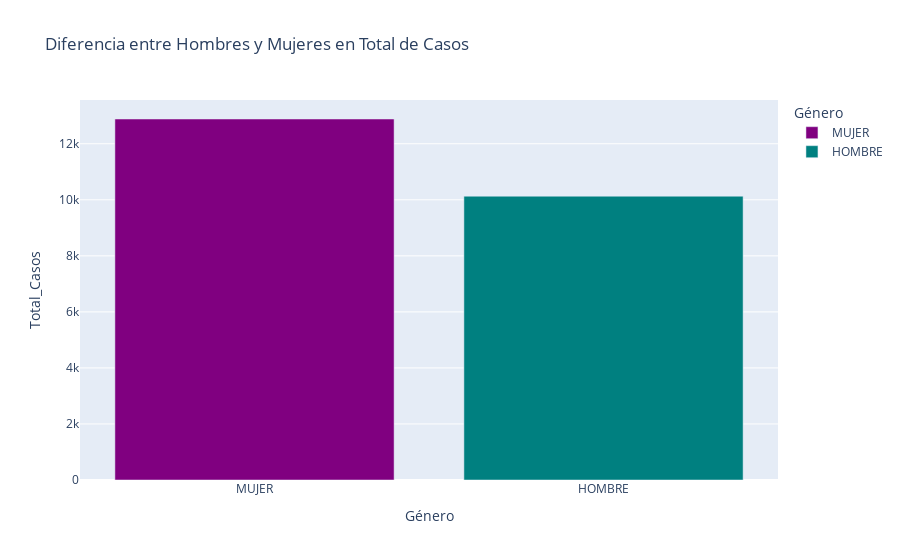

Notebook source saved alongside this figure:
### Code cell
# Crear gráfico de barras
fig = px.bar(df_total_sexo, x='SEXO_DESC', y="Total_Casos", color='SEXO_DESC',
             title='Diferencia entre Hombres y Mujeres en Total de Casos',
             labels={'count': 'Total de Casos', 'SEXO_DESC': 'Género'},
             color_discrete_sequence=['purple', 'teal'])

# Mostrar el gráfico interactivo
fig.show()

### Figure 1 — Plotly figure (JSON) as saved in the notebook; plotly's stock layout.template omitted (floating-point values rounded to 4 significant figures)
{"data": [{"alignmentgroup": "True", "hovertemplate": "Género=%{x}<br>Total_Casos=%{y}<extra></extra>", "legendgroup": "MUJER", "marker": {"color": "purple", "pattern": {"shape": ""}}, "name": "MUJER", "offsetgroup": "MUJER", "orientation": "v", "showlegend": true, "textposition": "auto", "type": "bar", "x": ["MUJER"], "xaxis": "x", "y": [12884], "yaxis": "y"}, {"alignmentgroup": "True", "hovertemplate": "Género=%{x}<br>Total_Casos=%{y}<extra></extra>", "legendgroup": "HOMBRE", "marker": {"color": "teal", "pattern": {"shape": ""}}, "name": "HOMBRE", "offsetgroup": "HOMBRE", "orientation": "v", "showlegend": true, "textposition": "auto", "type": "bar", "x": ["HOMBRE"], "xaxis": "x", "y": [10129], "yaxis": "y"}], "layout": {"barmode": "relative", "legend": {"title": {"text": "Género"}, "tracegroupgap": 0}, "title": {"text": "Diferencia entre Hombres y Mujeres en Total de Casos"}, "xaxis": {"anchor": "y", "categoryarray": ["MUJER", "HOMBRE"], "categoryorder": "array", "domain": [0, 1], "title": {"text": "Género"}}, "yaxis": {"anchor": "x", "domain": [0, 1], "title": {"text": "Total_Casos"}}}}
